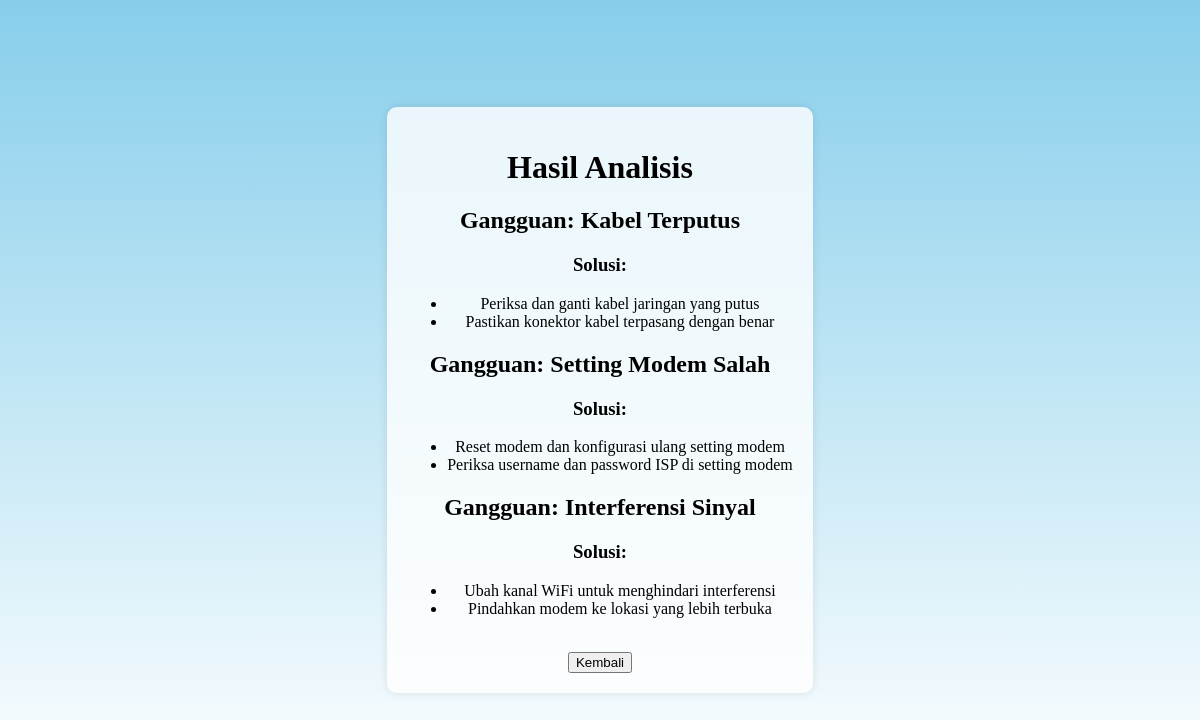
Page /analyze.php on the committed database.
### tables this page shows
CREATE TABLE `issues` (
  `id` int(11) NOT NULL,
  `issue_name` varchar(255) NOT NULL,
  `symptoms` text NOT NULL
);

CREATE TABLE `solutions` (
  `id` int(11) NOT NULL,
  `issue_id` int(11) DEFAULT NULL,
  `solution` text NOT NULL
);

### analyze.php (the view, shortened to what this page needs)
<?php
include 'db.php';
$symptoms = $_POST['symptoms'];
$symptoms = $conn->real_escape_string($symptoms);
$keywords = explode(" ", $symptoms);
$conditions = array();
foreach ($keywords as $keyword) {
    $conditions[] = "symptoms LIKE '%$keyword%'";
}
$sql_condition = implode(" OR ", $conditions);
$sql = "SELECT * FROM issues WHERE $sql_condition";
$result = $conn->query($sql);
if ($result->num_rows > 0) {
    echo "<div class='container'><h1>Hasil Analisis</h1>";
    while($row = $result->fetch_assoc()) {
        echo "<h2>Gangguan: " . $row["issue_name"]. "</h2>";
        $issue_id = $row["id"];
        $solution_sql = "SELECT * FROM solutions WHERE issue_id = $issue_id";
        $solution_result = $conn->query($solution_sql);
        if ($solution_result->num_rows > 0) {
            echo "<h3>Solusi:</h3><ul>";
            while($solution_row = $solution_result->fetch_assoc()) {
                echo "<li>" . $solution_row["solution"]. "</li>";
            }
            echo "</ul>";
        } else {
            echo "Tidak ada solusi yang ditemukan.";
        }
    }
    echo '<br><a href="index.php"><button>Kembali</button></a>';
    echo "</div>";
}
?>

### analyze.php (style rules this page uses)
.container { text-align: center; background: rgba(255, 255, 255, 0.8); padding: 20px; border-radius: 10px; box-shadow: 0 0 10px rgba(0, 0, 0, 0.1); }

### rows in the picture
issues: issue_name "Kabel Terputus"
solutions: solution "Periksa dan ganti kabel jaringan yang putus"
solutions: solution "Pastikan konektor kabel terpasang dengan benar"
issues: issue_name "Setting Modem Salah"
solutions: solution "Reset modem dan konfigurasi ulang setting modem"
solutions: solution "Periksa username dan password ISP di setting modem"
issues: issue_name "Interferensi Sinyal"
solutions: solution "Ubah kanal WiFi untuk menghindari interferensi"
solutions: solution "Pindahkan modem ke lokasi yang lebih terbuka"
